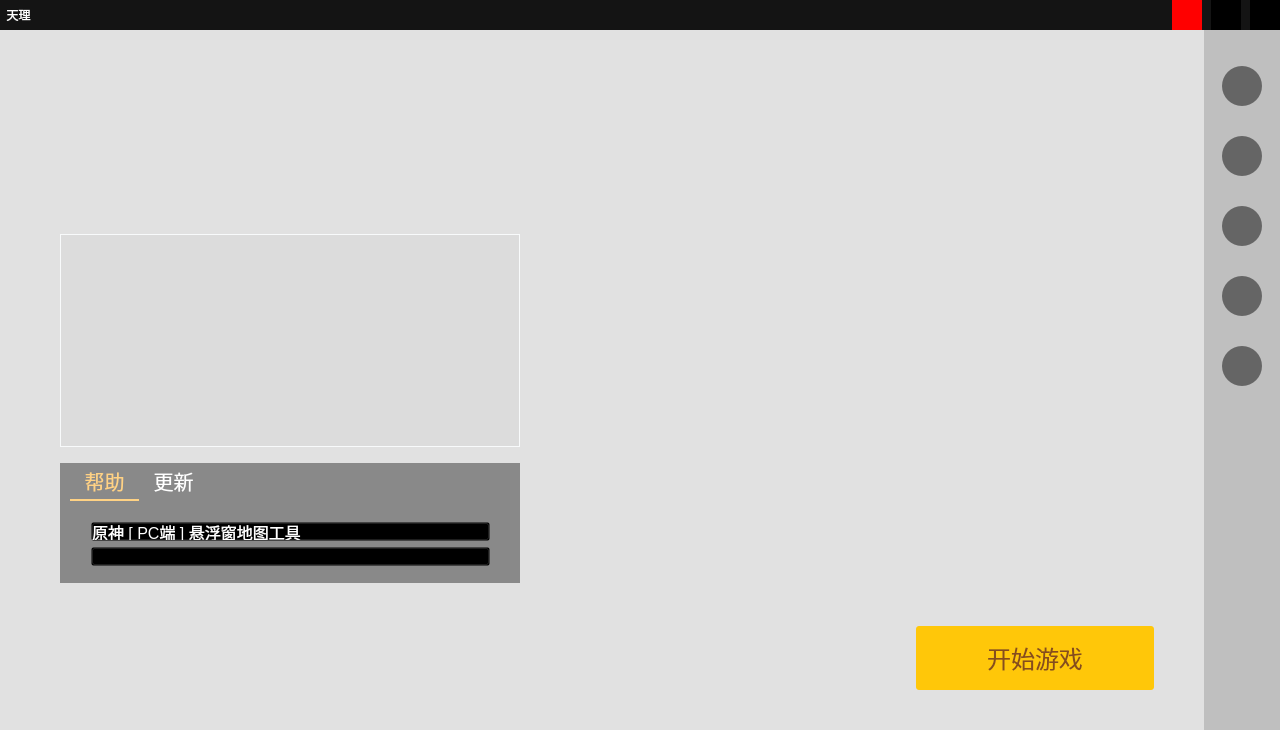
<?xml version="1.0" encoding="UTF-8"?>
<ui version="4.0">
 <class>GenshinImpactNaturalLawClass</class>
 <widget class="QMainWindow" name="GenshinImpactNaturalLawClass">
  <property name="geometry">
   <rect>
    <x>0</x>
    <y>0</y>
    <width>1280</width>
    <height>730</height>
   </rect>
  </property>
  <property name="windowTitle">
   <string>天理</string>
  </property>
  <property name="windowIcon">
   <iconset theme="MainIcon" resource="GenshinImpactNaturalLaw.qrc">
    <normaloff>:/icon/resource/icon/icon.ico</normaloff>:/icon/resource/icon/icon.ico</iconset>
  </property>
  <property name="autoFillBackground">
   <bool>false</bool>
  </property>
  <widget class="QWidget" name="centralWidget">
   <widget class="QLabel" name="MainBackgroundImageRect">
    <property name="geometry">
     <rect>
      <x>0</x>
      <y>0</y>
      <width>1280</width>
      <height>730</height>
     </rect>
    </property>
    <property name="autoFillBackground">
     <bool>false</bool>
    </property>
    <property name="styleSheet">
     <string notr="true">background-color:rgb(225, 225, 225)</string>
    </property>
    <property name="text">
     <string/>
    </property>
    <property name="pixmap">
     <pixmap resource="GenshinImpactNaturalLaw.qrc">:/BackgroundImage/resource/bg.png</pixmap>
    </property>
   </widget>
   <widget class="QLabel" name="TitleLabelRect">
    <property name="geometry">
     <rect>
      <x>0</x>
      <y>0</y>
      <width>1280</width>
      <height>30</height>
     </rect>
    </property>
    <property name="styleSheet">
     <string notr="true">background-color:rgb(20, 20, 20);
color:rgb(255, 255, 255);</string>
    </property>
    <property name="text">
     <string>  天理</string>
    </property>
   </widget>
   <widget class="QPushButton" name="pushButton_StartGame">
    <property name="geometry">
     <rect>
      <x>916</x>
      <y>626</y>
      <width>238</width>
      <height>64</height>
     </rect>
    </property>
    <property name="font">
     <font>
      <family>微软雅黑</family>
      <pointsize>18</pointsize>
     </font>
    </property>
    <property name="styleSheet">
     <string notr="true">QPushButton{
background-color:rgb(255, 199, 9);
color:rgb(134, 77, 29);
border:none;
border-radius:3px;
}
QPushButton:hover {
background-color:rgb(255, 204, 33);
}
QPushButton:pressed {
background-color:rgb(255, 204, 33);
}</string>
    </property>
    <property name="text">
     <string>开始游戏</string>
    </property>
   </widget>
   <widget class="QPushButton" name="pushButton_TitleMin">
    <property name="geometry">
     <rect>
      <x>1211</x>
      <y>0</y>
      <width>30</width>
      <height>30</height>
     </rect>
    </property>
    <property name="styleSheet">
     <string notr="true">QPushButton{
background-color:rgb(0, 0, 0);
border:none;
background-image:url(:/TitleButtonImage/resource/titlebutton/bmin0.png)
}
QPushButton:hover {
background-image:url(:/TitleButtonImage/resource/titlebutton/bmin1.png)
}
QPushButton:pressed {
background-image:url(:/TitleButtonImage/resource/titlebutton/bmin1.png)
}</string>
    </property>
    <property name="text">
     <string/>
    </property>
   </widget>
   <widget class="QPushButton" name="pushButton_TitleSet">
    <property name="geometry">
     <rect>
      <x>1172</x>
      <y>0</y>
      <width>30</width>
      <height>30</height>
     </rect>
    </property>
    <property name="styleSheet">
     <string notr="true">QPushButton{
background-color:rgb(255, 0, 0);
border:none;
background-image:url(:/TitleButtonImage/resource/titlebutton/bset0.png)
}
QPushButton:hover {
background-image:url(:/TitleButtonImage/resource/titlebutton/bset1.png)
}
QPushButton:pressed {
background-image:url(:/TitleButtonImage/resource/titlebutton/bset1.png)
}</string>
    </property>
    <property name="text">
     <string/>
    </property>
   </widget>
   <widget class="QPushButton" name="pushButton_TitleExit">
    <property name="geometry">
     <rect>
      <x>1250</x>
      <y>0</y>
      <width>30</width>
      <height>30</height>
     </rect>
    </property>
    <property name="styleSheet">
     <string notr="true">QPushButton{
background-color:rgb(0, 0, 0);
border:none;
background-image:url(:/TitleButtonImage/resource/titlebutton/bexit0.png)
}
QPushButton:hover {
background-image:url(:/TitleButtonImage/resource/titlebutton/bexit1.png)
}
QPushButton:pressed {
background-image:url(:/TitleButtonImage/resource/titlebutton/bexit1.png)
}</string>
    </property>
    <property name="text">
     <string/>
    </property>
   </widget>
   <widget class="QLabel" name="label">
    <property name="geometry">
     <rect>
      <x>1204</x>
      <y>30</y>
      <width>76</width>
      <height>700</height>
     </rect>
    </property>
    <property name="styleSheet">
     <string notr="true">background-color:rgba(0, 0, 0, 38);</string>
    </property>
    <property name="text">
     <string/>
    </property>
   </widget>
   <widget class="QPushButton" name="pushButton_Linke_1">
    <property name="geometry">
     <rect>
      <x>1222</x>
      <y>66</y>
      <width>40</width>
      <height>40</height>
     </rect>
    </property>
    <property name="styleSheet">
     <string notr="true">QPushButton{
background-color:rgba(0,0,0,120);
color:rgb(255, 255, 255);
border:rgb(82, 92, 115);
border-radius:20px;
border-image:url(:/LinkeIcon/resource/LinkeIcon/Bilibili.png);
}
QPushButton:hover {
border:2px solid rgb(255, 210, 132);
}
QPushButton:pressed {
border:2px solid rgb(255, 210, 132);
}</string>
    </property>
    <property name="text">
     <string/>
    </property>
   </widget>
   <widget class="QPushButton" name="pushButton_Linke_2">
    <property name="geometry">
     <rect>
      <x>1222</x>
      <y>136</y>
      <width>40</width>
      <height>40</height>
     </rect>
    </property>
    <property name="styleSheet">
     <string notr="true">QPushButton{
background-color:rgba(0,0,0,120);
color:rgb(255, 255, 255);
border:rgb(82, 92, 115);
border-radius:20px;
border-image:url(:/LinkeIcon/resource/LinkeIcon/QQ_icon.png);
}
QPushButton:hover {
border:2px solid rgb(255, 210, 132);
}
QPushButton:pressed {
border:2px solid rgb(255, 210, 132);
}</string>
    </property>
    <property name="text">
     <string/>
    </property>
   </widget>
   <widget class="QPushButton" name="pushButton_Linke_3">
    <property name="geometry">
     <rect>
      <x>1222</x>
      <y>206</y>
      <width>40</width>
      <height>40</height>
     </rect>
    </property>
    <property name="styleSheet">
     <string notr="true">QPushButton{
background-color:rgba(0,0,0,120);
color:rgb(255, 255, 255);
border:rgb(82, 92, 115);
border-radius:20px;
border-image:url(:/LinkeIcon/resource/LinkeIcon/GitHub_icon.png);
}
QPushButton:hover {
border:2px solid rgb(255, 210, 132);
}
QPushButton:pressed {
border:2px solid rgb(255, 210, 132);
}</string>
    </property>
    <property name="text">
     <string/>
    </property>
   </widget>
   <widget class="QPushButton" name="pushButton_Linke_4">
    <property name="geometry">
     <rect>
      <x>1222</x>
      <y>276</y>
      <width>40</width>
      <height>40</height>
     </rect>
    </property>
    <property name="styleSheet">
     <string notr="true">QPushButton{
background-color:rgba(0,0,0,120);
color:rgb(255, 255, 255);
border:rgb(82, 92, 115);
border-radius:20px;
}
QPushButton:hover {
border:2px solid rgb(255, 210, 132);
}
QPushButton:pressed {
border:2px solid rgb(255, 210, 132);
}</string>
    </property>
    <property name="text">
     <string/>
    </property>
   </widget>
   <widget class="QPushButton" name="pushButton_Linke_5">
    <property name="geometry">
     <rect>
      <x>1222</x>
      <y>346</y>
      <width>40</width>
      <height>40</height>
     </rect>
    </property>
    <property name="styleSheet">
     <string notr="true">QPushButton{
background-color:rgba(0,0,0,120);
color:rgb(255, 255, 255);
border:rgb(82, 92, 115);
border-radius:20px;
border-image:url(:/LinkeIcon/resource/LinkeIcon/KYJG_yuanshen.png);
}
QPushButton:hover {
border:2px solid rgb(255, 210, 132);
}
QPushButton:pressed {
border:2px solid rgb(255, 210, 132);
}</string>
    </property>
    <property name="text">
     <string/>
    </property>
   </widget>
   <widget class="QLabel" name="label_2">
    <property name="geometry">
     <rect>
      <x>60</x>
      <y>234</y>
      <width>460</width>
      <height>213</height>
     </rect>
    </property>
    <property name="font">
     <font>
      <family>微软雅黑</family>
      <pointsize>63</pointsize>
     </font>
    </property>
    <property name="styleSheet">
     <string notr="true">background-color:rgba(200, 200, 200,50);
border:1px solid rgb(248, 250, 251);
border-radius:0px;
color:rgb(255, 255, 255);
background-image:url(:/page/resource/page/page1.png);</string>
    </property>
    <property name="text">
     <string/>
    </property>
   </widget>
   <widget class="QTabWidget" name="tabWidget">
    <property name="geometry">
     <rect>
      <x>60</x>
      <y>463</y>
      <width>460</width>
      <height>120</height>
     </rect>
    </property>
    <property name="autoFillBackground">
     <bool>false</bool>
    </property>
    <property name="styleSheet">
     <string notr="true">QTabWidget{
    font-family:&quot;微软雅黑&quot;;
	font-size:20px;
	color:rgb(255, 255, 255);
	background-color:rgba(0,0, 0,100);
}

QTabWidget::pane
{
	border:none;
}

QTabBar::tab{
 	margin-top: 0px; 
	margin-left: 0px; 
	width:69px;
	height:36px;
	color:rgb(255, 255, 255);
	border:none;
}
 
QTabBar::tab:selected
{
	width:69px;
	height:36px;
	color:rgb(255, 210, 132);
	border:none;
	border-bottom:2px solid rgb(255, 210, 132);
}
 QTabBar::tab:hover
{
	width:69px;
	height:36px;
	color:rgb(255, 210, 132);
	border:none;
	border-bottom:2px solid rgb(255, 210, 132);
}
 
QTabWidget::tab-bar {
	border:none;
	left:10px;
} 
</string>
    </property>
    <property name="currentIndex">
     <number>0</number>
    </property>
    <widget class="QWidget" name="tab">
     <property name="styleSheet">
      <string notr="true">background-color:rgba(0,0, 0,0);</string>
     </property>
     <attribute name="title">
      <string>帮助</string>
     </attribute>
     <widget class="QWidget" name="verticalLayoutWidget">
      <property name="geometry">
       <rect>
        <x>20</x>
        <y>10</y>
        <width>421</width>
        <height>66</height>
       </rect>
      </property>
      <layout class="QVBoxLayout" name="verticalLayout">
       <item>
        <widget class="QPushButton" name="pushButton_Page_1">
         <property name="styleSheet">
          <string notr="true">QPushButton{
 font-family:&quot;微软雅黑&quot;;
	font-size:16px;
text-align: left;
	color:rgb(255, 255, 255);
}
QPushButton:hover{
   font-family:&quot;微软雅黑&quot;;
	font-size:16px;
	color:rgb(255, 210, 132);
}
QPushButton:pressed{
    font-family:&quot;微软雅黑&quot;;
	font-size:16px;
color:rgb(255, 210, 132);
}</string>
         </property>
         <property name="text">
          <string>原神 [ PC端 ] 悬浮窗地图工具</string>
         </property>
        </widget>
       </item>
       <item>
        <widget class="QPushButton" name="pushButton_Page_2">
         <property name="styleSheet">
          <string notr="true">QPushButton{
 font-family:&quot;微软雅黑&quot;;
	font-size:16px;
text-align: left;
	color:rgb(255, 255, 255);
}
QPushButton:hover{
   font-family:&quot;微软雅黑&quot;;
	font-size:16px;
	color:rgb(255, 210, 132);
}
QPushButton:pressed{
    font-family:&quot;微软雅黑&quot;;
	font-size:16px;
color:rgb(255, 210, 132);
}</string>
         </property>
         <property name="text">
          <string/>
         </property>
        </widget>
       </item>
      </layout>
     </widget>
    </widget>
    <widget class="QWidget" name="tab_2">
     <property name="styleSheet">
      <string notr="true">QWidget{
background-color:rgba(0,0, 0,0);

}</string>
     </property>
     <attribute name="title">
      <string>更新</string>
     </attribute>
    </widget>
   </widget>
   <widget class="QLabel" name="label_3">
    <property name="geometry">
     <rect>
      <x>60</x>
      <y>463</y>
      <width>460</width>
      <height>120</height>
     </rect>
    </property>
    <property name="autoFillBackground">
     <bool>false</bool>
    </property>
    <property name="styleSheet">
     <string notr="true">background-color:rgba(0,0, 0,100);</string>
    </property>
    <property name="text">
     <string/>
    </property>
   </widget>
   <zorder>MainBackgroundImageRect</zorder>
   <zorder>TitleLabelRect</zorder>
   <zorder>pushButton_StartGame</zorder>
   <zorder>pushButton_TitleMin</zorder>
   <zorder>pushButton_TitleSet</zorder>
   <zorder>pushButton_TitleExit</zorder>
   <zorder>label</zorder>
   <zorder>pushButton_Linke_1</zorder>
   <zorder>pushButton_Linke_2</zorder>
   <zorder>pushButton_Linke_3</zorder>
   <zorder>pushButton_Linke_4</zorder>
   <zorder>pushButton_Linke_5</zorder>
   <zorder>label_2</zorder>
   <zorder>label_3</zorder>
   <zorder>tabWidget</zorder>
  </widget>
 </widget>
 <layoutdefault spacing="6" margin="11"/>
 <resources>
  <include location="GenshinImpactNaturalLaw.qrc"/>
 </resources>
 <connections>
  <connection>
   <sender>pushButton_TitleMin</sender>
   <signal>clicked()</signal>
   <receiver>GenshinImpactNaturalLawClass</receiver>
   <slot>showMinimized()</slot>
   <hints>
    <hint type="sourcelabel">
     <x>1220</x>
     <y>10</y>
    </hint>
    <hint type="destinationlabel">
     <x>1344</x>
     <y>87</y>
    </hint>
   </hints>
  </connection>
 </connections>
</ui>
